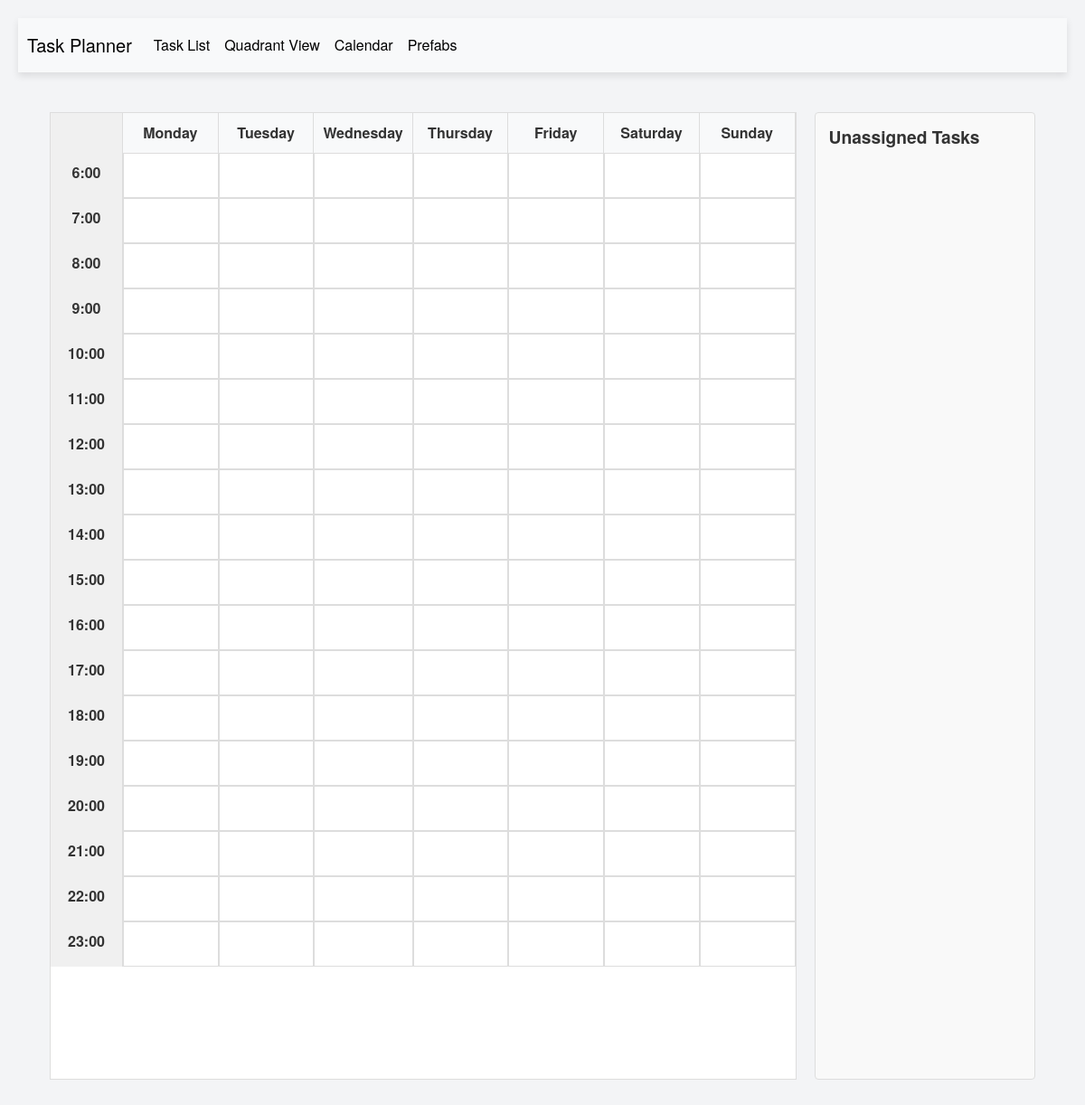
/calendar, run on an earlier commit of the app's database.
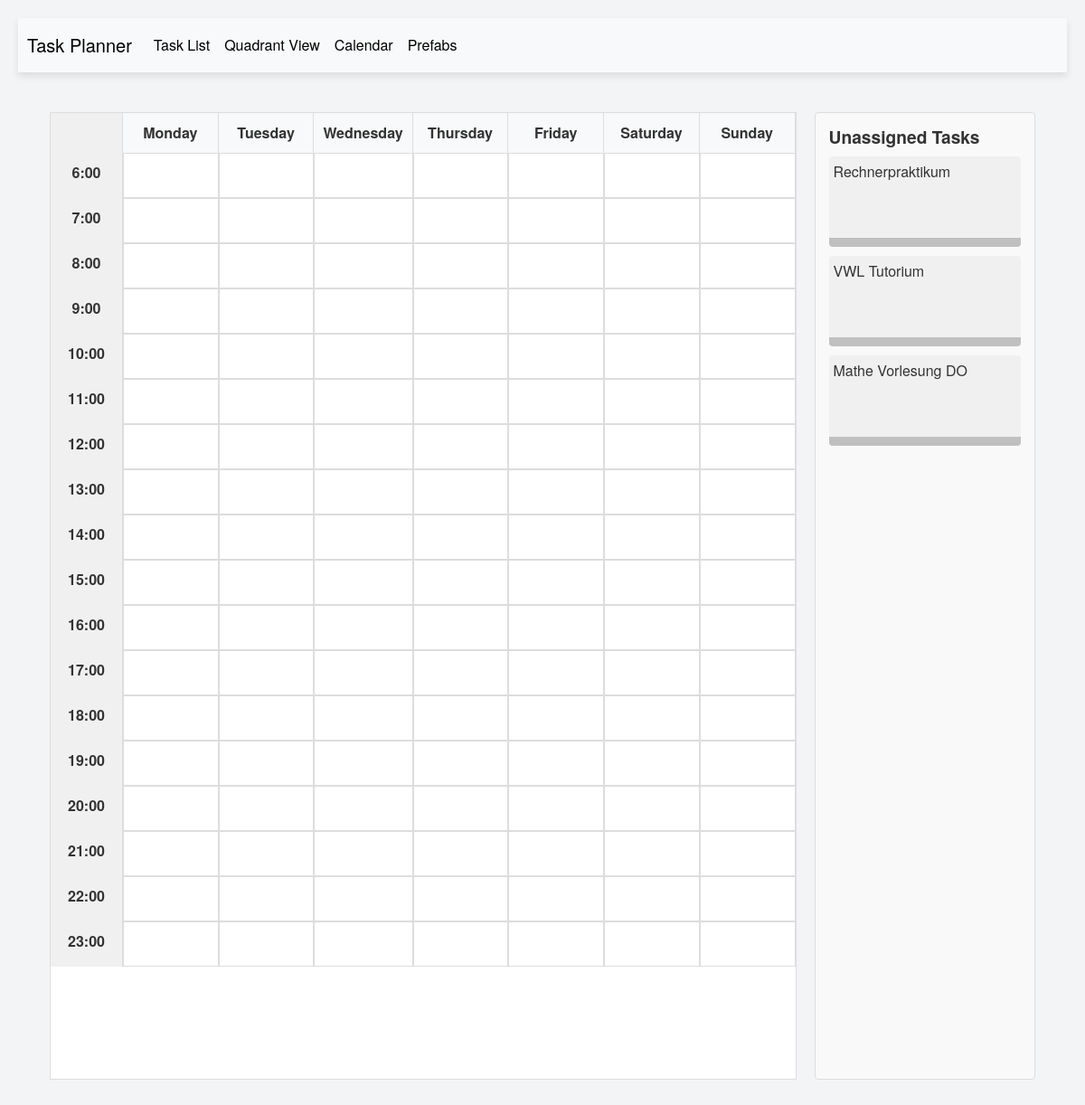
And on a later commit of the database.
### app/models.py (models this page shows, shortened)
class Task(db.Model):
    __tablename__ = 'task'
    id = db.Column(db.Integer, primary_key=True)
    title = db.Column(db.String(100), nullable=False)
    description = db.Column(db.String(500))
    due_date = db.Column(db.DateTime, nullable=True)
    estimated_time = db.Column(db.Integer, default=1, nullable=False)
    priority = db.Column(db.Integer, CheckConstraint('priority BETWEEN 1 AND 5'), nullable=True)
    status = db.Column(db.Enum("to do", "doing", "done"), default="to do", nullable=False)
    reminder = db.Column(db.DateTime, nullable=True)
    created_at = db.Column(db.DateTime, default=datetime.utcnow)
    updated_at = db.Column(db.DateTime, onupdate=datetime.utcnow)
    quadrant = db.Column(db.String(50), nullable=True)
    calendar_date = db.Column(db.Date, nullable=True)
    start_time = db.Column(db.Time, nullable=True)
    duration_minutes = db.Column(db.Integer, nullable=True)
    assigned_day = db.Column(db.Integer, nullable=True)
    assigned_hour = db.Column(db.Integer, nullable=True)

### app/routes.py (the view)
@main.route('/calendar', methods=['GET'])
def calendar_view():
    tasks = Task.query.all()
    unassigned_tasks = Task.query.filter(Task.assigned_day.is_(None), Task.assigned_hour.is_(None)).all()
    return render_template('calendar.html', tasks=tasks, unassigned_tasks=unassigned_tasks)

### app/templates/calendar.html (shortened to what this page needs)
{% extends 'layout.html' %}
{% block main %}
<div class="calendar-container">
    <div class="calendar-grid" id="calendar-grid">
        <div class="header-row">
            <div class="time-slot-header"></div>
            {% for day in ["Monday", "Tuesday", "Wednesday", "Thursday", "Friday", "Saturday", "Sunday"] %}
            <div class="weekday-header" data-day="{{ loop.index0 }}">{{ day }}</div>
            {% endfor %}
        </div>
        {% for hour in range(6, 24) %}
        <div class="time-row">
            <div class="time-slot">{{ hour }}:00</div>
            {% for day in range(7) %}
            <div class="calendar-slot"
                 data-hour="{{ hour }}"
                 data-day="{{ day }}"
                 data-slot-index="{{ hour }}"
                 style="position: relative; min-height: 50px;">
            </div>
            {% endfor %}
        </div>
        {% endfor %}
    </div>
    <div class="task-list-container" id="task-list-container">
        <h4>Unassigned Tasks</h4>
        <div id="unassigned-tasks">
            {% for task in unassigned_tasks %}
            <div class="task-item"
                 draggable="true"
                 data-task-id="{{ task.id }}"
                 data-estimated-time="{{ (task.estimated_time or 1) * 50 }}"
                 data-slots-duration="{{ (task.estimated_time or 1)|int }}"
                 style="height: {{ (task.estimated_time or 1) * 50 }}px;">
                {{ task.title }}
                <div class="resize-handle"></div>
            </div>
            {% endfor %}
        </div>
    </div>
</div>
{% endblock %}

What changed in the data, as far as the page shows it:
added Task: {{ (task.estimated_time or 1) * 50 }} 100 (drawn), title "Rechnerpraktikum"
added Task: {{ (task.estimated_time or 1) * 50 }} 100 (drawn), title "VWL Tutorium"
added Task: {{ (task.estimated_time or 1) * 50 }} 100 (drawn), title "Mathe Vorlesung DO"
